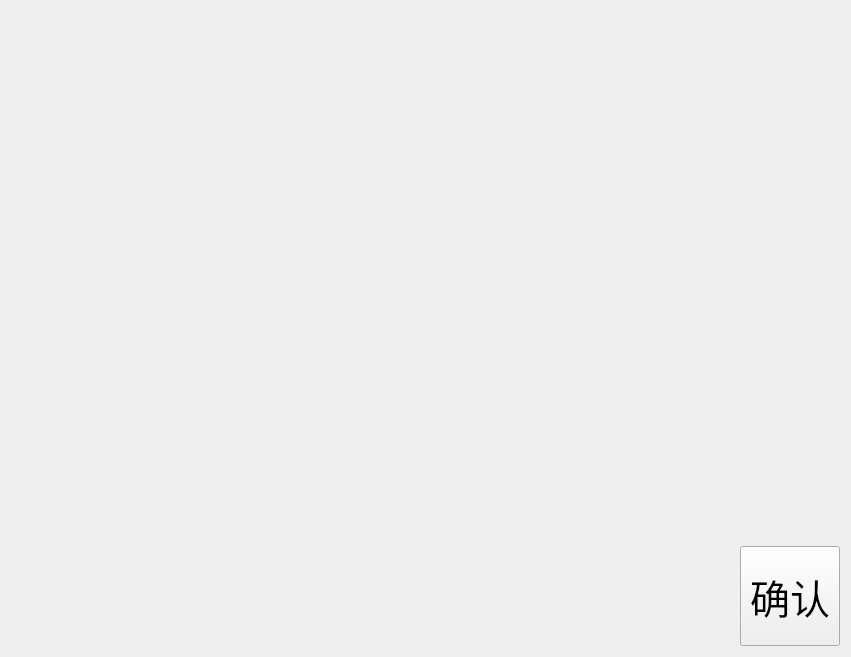
<?xml version="1.0" encoding="UTF-8"?>
<ui version="4.0">
 <class>PLCAlarmPopUpForm</class>
 <widget class="QWidget" name="PLCAlarmPopUpForm">
  <property name="geometry">
   <rect>
    <x>0</x>
    <y>0</y>
    <width>851</width>
    <height>657</height>
   </rect>
  </property>
  <property name="windowTitle">
   <string>Form</string>
  </property>
  <layout class="QVBoxLayout" name="verticalLayout" stretch="10,1">
   <item>
    <widget class="PLCWarningForm" name="WidgetWarning" native="true"/>
   </item>
   <item>
    <layout class="QHBoxLayout" name="horizontalLayout">
     <item>
      <spacer name="horizontalSpacer">
       <property name="orientation">
        <enum>Qt::Horizontal</enum>
       </property>
       <property name="sizeHint" stdset="0">
        <size>
         <width>40</width>
         <height>20</height>
        </size>
       </property>
      </spacer>
     </item>
     <item>
      <widget class="QPushButton" name="PushButtonConfirm">
       <property name="minimumSize">
        <size>
         <width>100</width>
         <height>100</height>
        </size>
       </property>
       <property name="maximumSize">
        <size>
         <width>100</width>
         <height>100</height>
        </size>
       </property>
       <property name="font">
        <font>
         <pointsize>30</pointsize>
         <weight>50</weight>
         <bold>false</bold>
        </font>
       </property>
       <property name="text">
        <string>确认</string>
       </property>
      </widget>
     </item>
    </layout>
   </item>
  </layout>
 </widget>
 <customwidgets>
  <customwidget>
   <class>PLCWarningForm</class>
   <extends>QWidget</extends>
   <header location="global">PLCWarningForm.h</header>
   <container>1</container>
  </customwidget>
 </customwidgets>
 <resources/>
 <connections/>
</ui>
